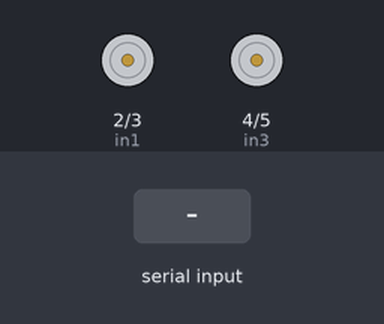
The sketch below on a simulated Arduino Uno, built with avr-gcc and run on an emulated ATmega328P. On the bench: motor-driver pin pairs drawn as motors (green arrow = first pin HIGH = forward, orange = second pin HIGH = backward, longer = more drive). The inputs (shaded band) are chosen by the test bench.

Above: at 1.2 s.
1.3 s: "F" received over Serial
At 2.0 s:
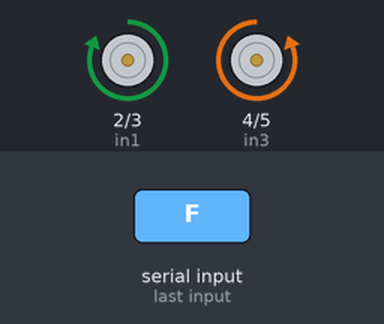
2.8 s: "B" received over Serial
At 3.2 s:
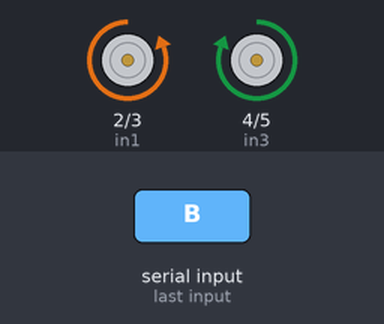
4.3 s: "L" received over Serial
At 5.5 s:
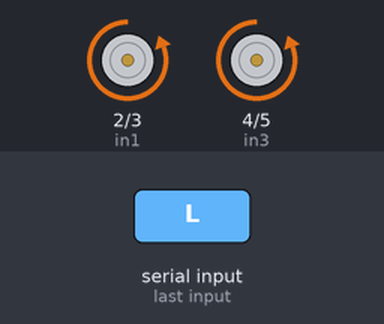
5.8 s: "R" received over Serial
At 6.7 s:
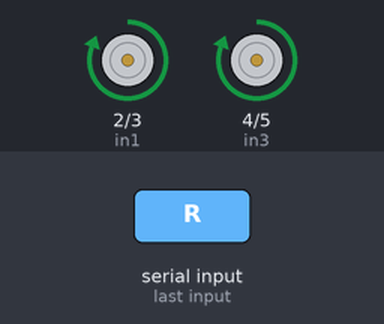
7.3 s: "S" received over Serial
At 7.8 s:
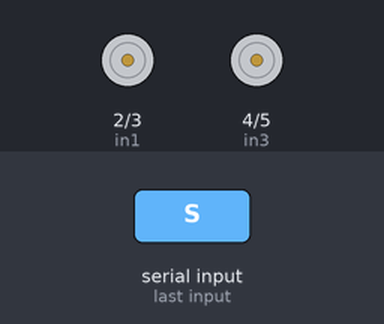
Timing chart, 0 to 9.8 s (numbered marks = the images above; inputs shaded):
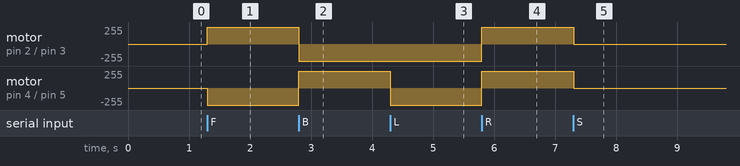

Measured:
- after the input at 1.3 s, motor on pin 2 (in1) / pin 3 (in2): stopped → forward 255/255 at once; motor on pin 4 (in3) / pin 5 (in4): stopped → backward 255/255 at once
- after the input at 2.8 s, motor on pin 2 (in1) / pin 3 (in2): forward 255/255 → backward 255/255 at once; motor on pin 4 (in3) / pin 5 (in4): backward 255/255 → forward 255/255 at once
- after the input at 4.3 s, motor on pin 4 (in3) / pin 5 (in4): forward 255/255 → backward 255/255 at once
- after the input at 5.8 s, motor on pin 2 (in1) / pin 3 (in2), motor on pin 4 (in3) / pin 5 (in4): backward 255/255 → forward 255/255 at once
- after the input at 7.3 s, motor on pin 2 (in1) / pin 3 (in2), motor on pin 4 (in3) / pin 5 (in4): forward 255/255 → stopped at once

The sketch:

RC_Car_Bluetooth.ino
```cpp
char command;

int in1 = 2;
int in2 = 3;
int in3 = 4;
int in4 = 5;

void setup() {
  Serial.begin(9600);

  pinMode(in1, OUTPUT);
  pinMode(in2, OUTPUT);
  pinMode(in3, OUTPUT);
  pinMode(in4, OUTPUT);
}

void loop() {
  if (Serial.available() > 0) {
    command = Serial.read();

    if (command == 'F') {
      forward();
    } else if (command == 'B') {
      backward();
    } else if (command == 'L') {
      left();
    } else if (command == 'R') {
      right();
    } else if (command == 'S' || command == 'f' || command == 'b' || command == 'l' || command == 'r') {
      stopRobot();
    }
  }
}

void forward() {
  digitalWrite(in1, HIGH);
  digitalWrite(in2, LOW);
  digitalWrite(in3, LOW);
  digitalWrite(in4, HIGH);
}

void backward() {
  digitalWrite(in1, LOW);
  digitalWrite(in2, HIGH);
  digitalWrite(in3, HIGH);
  digitalWrite(in4, LOW);
}

void left() {
  digitalWrite(in1, LOW);
  digitalWrite(in2, HIGH);
  digitalWrite(in3, LOW);
  digitalWrite(in4, HIGH);
}

void right() {
  digitalWrite(in1, HIGH);
  digitalWrite(in2, LOW);
  digitalWrite(in3, HIGH);
  digitalWrite(in4, LOW);
}

void stopRobot() {
  digitalWrite(in1, LOW);
  digitalWrite(in2, LOW);
  digitalWrite(in3, LOW);
  digitalWrite(in4, LOW);
}
```
